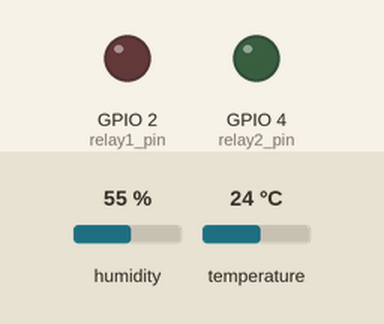
Recording of a program running on a simulated ESP32 board running MicroPython. Parts: output pins drawn as LEDs (lit = HIGH). Wiring (from the project's diagram.json): red LED on GPIO 2, green LED on GPIO 4, DHT22 sensor on GPIO 15. The test bench sets the inputs (shaded band); at power-on: temperature 24 °C, humidity 55 %. WiFi joins after 1.5 s; no MQTT or app messages arrive unless stated; what the program prints to the serial console is not drawn.

Above: at 2.8 s.
2.9 s: temperature set to 29.7 °C
13.2 s: temperature set to 30.5 °C
At 17.8 s:
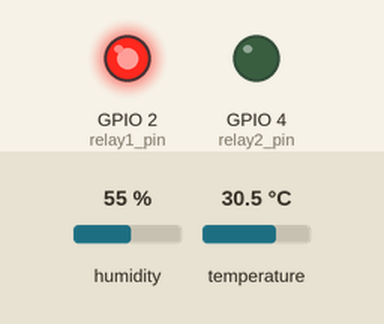
Timing chart, 0 to 19.3 s (numbered marks = the images above; inputs shaded):
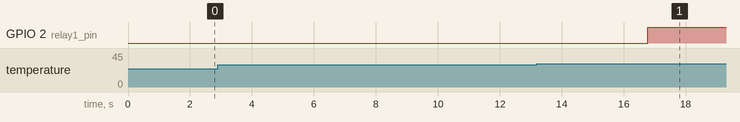

The program:

main.py
```python
import network
import time
import json
import dht
from umqtt.simple import MQTTClient
from machine import Pin

# ─── Configuration Réseau et MQTT ─────────────────────────────────────────────
WIFI_SSID = 'Wokwi-GUEST'
WIFI_PASS = ''

MQTT_BROKER = 'broker.emqx.io'   # Broker public accessible depuis Wokwi
MQTT_PORT   = 1883
CLIENT_ID   = 'esp32_wokwi_ensa_tp2'

# Topics
TOPIC_DHT     = b"home/wokwi/sensors/dht"
TOPIC_RELAY1  = b"home/wokwi/relay1/command"
TOPIC_RELAY2  = b"home/wokwi/relay2/command"
TOPIC_STATUS1 = b"home/wokwi/relay1/status"
TOPIC_STATUS2 = b"home/wokwi/relay2/status"

# ─── Matériel (ESP32 + DHT22 + 2 Relais) ────────────────────────────────────
dht_sensor = dht.DHT22(Pin(15))
relay1_pin  = Pin(2, Pin.OUT)
relay2_pin  = Pin(4, Pin.OUT)
relay1_pin.value(0)
relay2_pin.value(0)

# Variables d'état des relais
global_relay1_state = "OFF"
global_relay2_state = "OFF"

# ─── Connexion WiFi ──────────────────────────────────────────────────────────
def connect_wifi():
    print("[WIFI] Connexion", end="")
    sta_if = network.WLAN(network.STA_IF)
    sta_if.active(True)
    sta_if.connect(WIFI_SSID, WIFI_PASS)
    timeout = 0
    while not sta_if.isconnected():
        print(".", end="")
        time.sleep(0.5)
        timeout += 1
        if timeout > 20:
            print("\n[WIFI] ECHEC — timeout")
            return False
    print("\n[WIFI] Connecté! IP:", sta_if.ifconfig()[0])
    return True

# ─── Callback MQTT (réception des commandes) ────────────────────────────────
def mqtt_callback(topic, msg):
    global global_relay1_state, global_relay2_state
    print(f"\n[MQTT] Commande reçue sur '{topic.decode()}' : {msg.decode()}")
    try:
        data = json.loads(msg.decode())
        state_val = data.get("state", "").upper()

        if topic == TOPIC_RELAY1:
            relay1_pin.value(1 if state_val == "ON" else 0)
            global_relay1_state = state_val
            print(f"[RELAIS 1] → {'ACTIVÉ' if state_val=='ON' else 'DÉSACTIVÉ'}")
            client.publish(TOPIC_STATUS1, json.dumps({
                "relay": "relais1",
                "state": global_relay1_state
            }))

        elif topic == TOPIC_RELAY2:
            relay2_pin.value(1 if state_val == "ON" else 0)
            global_relay2_state = state_val
            print(f"[RELAIS 2] → {'ACTIVÉ' if state_val=='ON' else 'DÉSACTIVÉ'}")
            client.publish(TOPIC_STATUS2, json.dumps({
                "relay": "relais2",
                "state": global_relay2_state
            }))

    except Exception as e:
        print("[ERREUR] Parsing JSON:", e)

# ─── Démarrage avec gestion d'erreurs robuste ────────────────────────────────
print("\n========================================")
print("  SmartHome ESP32 — ENSA FES")
print("========================================\n")

if not connect_wifi():
    print("[FATAL] Pas de WiFi. Redémarrage dans 5s...")
    time.sleep(5)
    import machine
    machine.reset()

# Connexion MQTT avec retry
client = None
for attempt in range(5):
    try:
        print(f"[MQTT] Tentative {attempt+1}/5 → {MQTT_BROKER}:{MQTT_PORT}...")
        client = MQTTClient(CLIENT_ID, MQTT_BROKER, port=MQTT_PORT)
        client.set_callback(mqtt_callback)
        client.connect()
        print("[MQTT] Connecté!\n")
        break
    except Exception as e:
        print(f"[MQTT] Echec: {e}")
        time.sleep(2)

if client is None:
    print("[FATAL] Impossible de se connecter au broker MQTT.")
    print("[FATAL] Redémarrage dans 10s...")
    time.sleep(10)
    import machine
    machine.reset()

# Souscription aux commandes relais
client.subscribe(TOPIC_RELAY1)
client.subscribe(TOPIC_RELAY2)
print(f"[MQTT] Abonné à :\n  → {TOPIC_RELAY1.decode()}\n  → {TOPIC_RELAY2.decode()}")

# ─── Boucle Principale ───────────────────────────────────────────────────────
last_publish = time.ticks_ms()
reading_num  = 0
cooling_offset = 0.0  # Effet climatiseur : diminue la température progressivement

print("\n[SIM] Simulation intelligente démarrée.")
print("  → Relais 1 = Climatiseur (refroidit la pièce)")
print("  → Relais 2 = Alarme incendie (alerte anomalie)")
print("  → Auto-activation climatiseur si T > 30°C")
print("  → Auto-désactivation climatiseur si T < 24°C\n")

try:
    while True:
        client.check_msg()

        if time.ticks_diff(time.ticks_ms(), last_publish) > 5000:
            last_publish = time.ticks_ms()
            reading_num += 1

            try:
                dht_sensor.measure()
                base_t = dht_sensor.temperature()
                base_h = dht_sensor.humidity()

                # ─── Simulation réaliste du climatiseur ───────────────
                # Si le climatiseur (R1) est ON, la température baisse progressivement
                if global_relay1_state == "ON":
                    cooling_offset = min(cooling_offset + 0.4, 18.0)
                else:
                    # Réchauffement naturel quand climatiseur OFF
                    if cooling_offset > 0:
                        cooling_offset = max(cooling_offset - 0.15, 0.0)

                # Appliquer l'effet du climatiseur
                t = round(base_t - cooling_offset, 1)
                h = round(base_h, 1)

                # Empêcher les valeurs négatives/aberrantes
                t = max(5.0, min(60.0, t))
                h = max(5.0, min(100.0, h))

                # ─── Auto-activation du climatiseur (seuil 30°C) ─────
                if t > 30.0 and global_relay1_state == "OFF":
                    relay1_pin.value(1)
                    global_relay1_state = "ON"
                    print(f"[AUTO] T={t}°C > 30°C → Climatiseur ACTIVÉ automatiquement!")
                    client.publish(TOPIC_STATUS1, json.dumps({
                        "relay": "relais1", "state": "ON"
                    }))

                elif t < 24.0 and global_relay1_state == "ON" and cooling_offset > 5:
                    relay1_pin.value(0)
                    global_relay1_state = "OFF"
                    print(f"[AUTO] T={t}°C < 24°C → Climatiseur DÉSACTIVÉ (objectif atteint)")
                    client.publish(TOPIC_STATUS1, json.dumps({
                        "relay": "relais1", "state": "OFF"
                    }))

                # ─── Publication MQTT ─────────────────────────────────
                payload = json.dumps({
                    "temperature": t,
                    "humidity":    h,
                    "relay1":      global_relay1_state,
                    "relay2":      global_relay2_state
                })
                client.publish(TOPIC_DHT, payload)

                cool_str = f" [Clim: -{cooling_offset:.1f}°C]" if cooling_offset > 0 else ""
                print(f"[PUB #{reading_num:3d}] T={t}°C H={h}%{cool_str} R1={global_relay1_state} R2={global_relay2_state}")

            except OSError:
                print("[ERREUR] Lecture DHT22 échouée.")

        time.sleep(0.1)

except KeyboardInterrupt:
    print("\n[SIM] Arrêt propre...")
    relay1_pin.value(0)
    relay2_pin.value(0)
    client.disconnect()
except Exception as e:
    print(f"[ERREUR FATALE] {e}")
    time.sleep(5)
    import machine
    machine.reset()
```

Measured:
- the behaviour switches between 30 and 30.1 °C on temperature (found by bisection; images 0 and 1)
- after the input at 2.9 s, every drawn part: stays the same
- after the input at 13.2 s, GPIO 2 (relay1_pin): LOW → HIGH after 3.6 s
